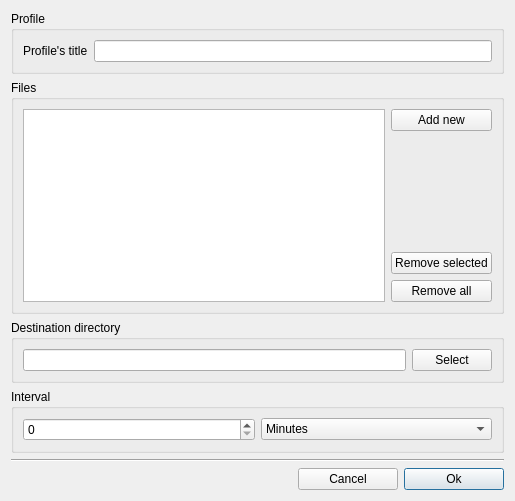
<?xml version="1.0" encoding="UTF-8"?>
<ui version="4.0">
 <class>EBDialogProfile</class>
 <widget class="QDialog" name="EBDialogProfile">
  <property name="windowModality">
   <enum>Qt::WindowModal</enum>
  </property>
  <property name="geometry">
   <rect>
    <x>0</x>
    <y>0</y>
    <width>515</width>
    <height>501</height>
   </rect>
  </property>
  <property name="windowTitle">
   <string>Profile</string>
  </property>
  <property name="windowIcon">
   <iconset resource="Icons.qrc">
    <normaloff>:/main/Resources/plus.png</normaloff>:/main/Resources/plus.png</iconset>
  </property>
  <property name="modal">
   <bool>true</bool>
  </property>
  <layout class="QVBoxLayout" name="verticalLayout">
   <item>
    <widget class="QGroupBox" name="groupBox_4">
     <property name="title">
      <string>Profile</string>
     </property>
     <layout class="QFormLayout" name="formLayout">
      <property name="fieldGrowthPolicy">
       <enum>QFormLayout::ExpandingFieldsGrow</enum>
      </property>
      <item row="0" column="0">
       <widget class="QLabel" name="label">
        <property name="text">
         <string>Profile's title</string>
        </property>
       </widget>
      </item>
      <item row="0" column="1">
       <widget class="QLineEdit" name="pTitle"/>
      </item>
     </layout>
    </widget>
   </item>
   <item>
    <widget class="QGroupBox" name="groupBox">
     <property name="title">
      <string>Files</string>
     </property>
     <layout class="QHBoxLayout" name="horizontalLayout_4">
      <item>
       <layout class="QHBoxLayout" name="horizontalLayout_3">
        <item>
         <widget class="QListWidget" name="pFiles">
          <property name="focusPolicy">
           <enum>Qt::NoFocus</enum>
          </property>
          <property name="textElideMode">
           <enum>Qt::ElideMiddle</enum>
          </property>
          <property name="resizeMode">
           <enum>QListView::Adjust</enum>
          </property>
          <property name="layoutMode">
           <enum>QListView::SinglePass</enum>
          </property>
          <property name="wordWrap">
           <bool>true</bool>
          </property>
          <property name="selectionRectVisible">
           <bool>true</bool>
          </property>
         </widget>
        </item>
        <item>
         <layout class="QVBoxLayout" name="verticalLayout_2">
          <item>
           <widget class="QPushButton" name="bAddFile">
            <property name="text">
             <string>Add new</string>
            </property>
            <property name="autoDefault">
             <bool>false</bool>
            </property>
           </widget>
          </item>
          <item>
           <spacer name="verticalSpacer">
            <property name="orientation">
             <enum>Qt::Vertical</enum>
            </property>
            <property name="sizeHint" stdset="0">
             <size>
              <width>20</width>
              <height>40</height>
             </size>
            </property>
           </spacer>
          </item>
          <item>
           <widget class="QPushButton" name="bRemoveFile">
            <property name="text">
             <string>Remove selected</string>
            </property>
            <property name="autoDefault">
             <bool>false</bool>
            </property>
           </widget>
          </item>
          <item>
           <widget class="QPushButton" name="bRemoveAll">
            <property name="text">
             <string>Remove all</string>
            </property>
            <property name="autoDefault">
             <bool>false</bool>
            </property>
           </widget>
          </item>
         </layout>
        </item>
       </layout>
      </item>
     </layout>
    </widget>
   </item>
   <item>
    <widget class="QGroupBox" name="groupBox_2">
     <property name="title">
      <string>Destination directory</string>
     </property>
     <layout class="QHBoxLayout" name="horizontalLayout_5">
      <item>
       <widget class="QLineEdit" name="pDestination">
        <property name="frame">
         <bool>true</bool>
        </property>
        <property name="readOnly">
         <bool>true</bool>
        </property>
       </widget>
      </item>
      <item>
       <widget class="QPushButton" name="bSelectDest">
        <property name="text">
         <string>Select</string>
        </property>
        <property name="autoDefault">
         <bool>false</bool>
        </property>
       </widget>
      </item>
     </layout>
    </widget>
   </item>
   <item>
    <widget class="QGroupBox" name="groupBox_3">
     <property name="title">
      <string>Interval</string>
     </property>
     <layout class="QHBoxLayout" name="horizontalLayout_6">
      <item>
       <widget class="QSpinBox" name="pIntervalValue"/>
      </item>
      <item>
       <widget class="QComboBox" name="pIntervalMode">
        <item>
         <property name="text">
          <string>Minutes</string>
         </property>
        </item>
        <item>
         <property name="text">
          <string>Hours</string>
         </property>
        </item>
        <item>
         <property name="text">
          <string>Days</string>
         </property>
        </item>
       </widget>
      </item>
     </layout>
    </widget>
   </item>
   <item>
    <widget class="Line" name="line">
     <property name="orientation">
      <enum>Qt::Horizontal</enum>
     </property>
    </widget>
   </item>
   <item>
    <layout class="QHBoxLayout" name="horizontalLayout_2">
     <item>
      <spacer name="horizontalSpacer">
       <property name="orientation">
        <enum>Qt::Horizontal</enum>
       </property>
       <property name="sizeHint" stdset="0">
        <size>
         <width>40</width>
         <height>20</height>
        </size>
       </property>
      </spacer>
     </item>
     <item>
      <widget class="QPushButton" name="bCancel">
       <property name="minimumSize">
        <size>
         <width>100</width>
         <height>0</height>
        </size>
       </property>
       <property name="text">
        <string>Cancel</string>
       </property>
       <property name="autoDefault">
        <bool>false</bool>
       </property>
       <property name="default">
        <bool>false</bool>
       </property>
      </widget>
     </item>
     <item>
      <widget class="QPushButton" name="bOk">
       <property name="sizePolicy">
        <sizepolicy hsizetype="Fixed" vsizetype="Fixed">
         <horstretch>0</horstretch>
         <verstretch>0</verstretch>
        </sizepolicy>
       </property>
       <property name="minimumSize">
        <size>
         <width>100</width>
         <height>0</height>
        </size>
       </property>
       <property name="text">
        <string>Ok</string>
       </property>
      </widget>
     </item>
    </layout>
   </item>
  </layout>
 </widget>
 <resources>
  <include location="Icons.qrc"/>
 </resources>
 <connections/>
</ui>
